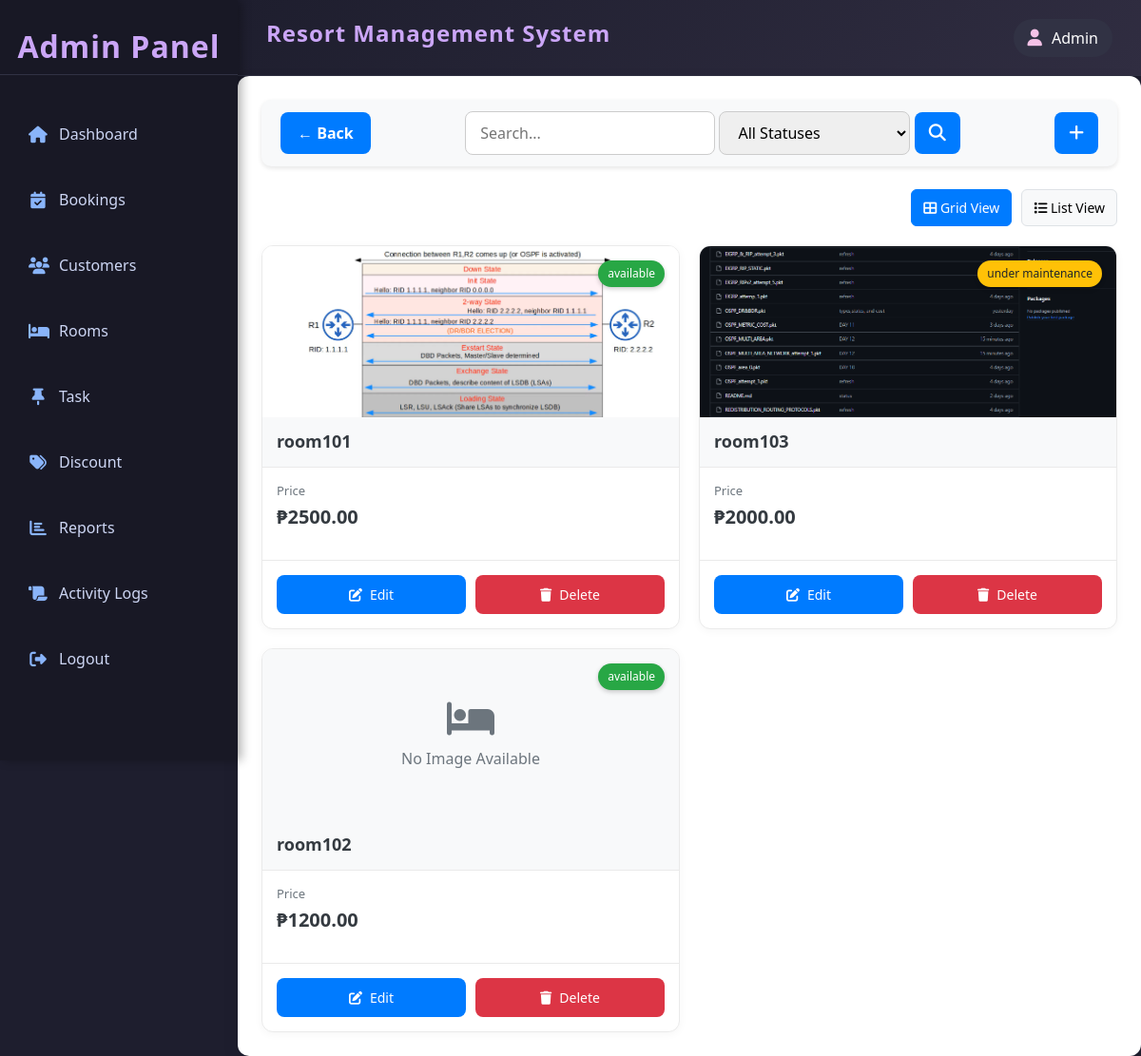
Page /admin/rooms/index.php (signed in) on the earlier database version.
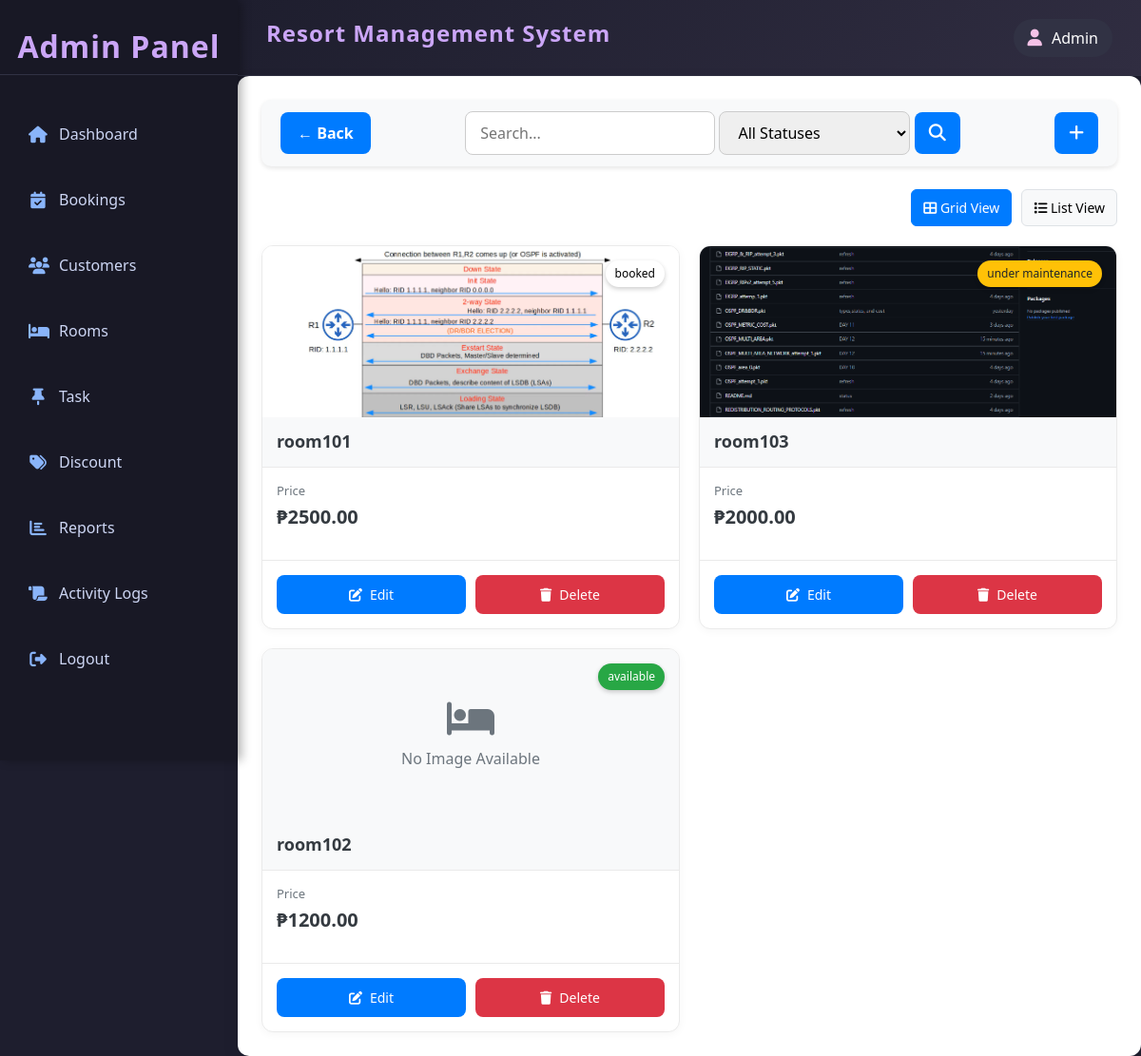
Same page on the later database version.
### tables this page shows
CREATE TABLE IF NOT EXISTS `room` (
  `room_id` int(11) NOT NULL AUTO_INCREMENT,
  `room_code` varchar(50) NOT NULL,
  `room_type` enum('standard','premium','deluxe') NOT NULL,
  `room_status` enum('available','booked','under maintenance') NOT NULL,
  `description` text NOT NULL,
  `price` decimal(10,2) NOT NULL,
  `created_at` timestamp NOT NULL DEFAULT current_timestamp(),
  `updated_at` timestamp NOT NULL DEFAULT current_timestamp(),
  PRIMARY KEY (`room_id`),
  UNIQUE KEY `room_ code` (`room_code`)
);

CREATE TABLE IF NOT EXISTS `room_gallery` (
  `room_id` int(11) NOT NULL,
  `room_img` varchar(255) NOT NULL,
  `created_at` timestamp NOT NULL DEFAULT current_timestamp(),
  UNIQUE KEY `room_img` (`room_img`),
  KEY `galley_room_fk` (`room_id`)
);

### admin/rooms/index.php (the view, shortened to what this page needs)
<?php
include('../../resources/database/config.php');
include ('../includes/template.php');
?>
<div class="content" style="color:black;">
    <?php
    include ('filter.php'); ?>
    <div class="view-toggle">
        <button class="toggle-btn active" onclick="toggleView('grid')" id="gridBtn">
            <i class="fas fa-th-large"></i> Grid View
        </button>
        <button class="toggle-btn" onclick="toggleView('list')" id="listBtn">
            <i class="fas fa-list"></i> List View
        </button>
    </div>
    <div class="room-card-container" id="gridView">
        <?php
        mysqli_data_seek($result, 0);
        while($row=mysqli_fetch_assoc($result)){
            $statusClass = strtolower($row['room_status']);
            $rimg="SELECT * FROM room_gallery WHERE room_id={$row['room_id']} LIMIT 1";
            $rimg_result=mysqli_query($conn,$rimg);
            $rimg_row=mysqli_fetch_assoc($rimg_result);
            if($row['discounted_price'] > 0) {
                $priceDisplay = "₱{$row['discounted_price']}";
                $discountDisplay = "<span class='discount'>{$row['discount_percentage']}% Off</span>";
            } else {
                $priceDisplay = "₱{$row['price']}";
                $discountDisplay = "";
            }
            $roomImage = "../../resources/assets/room_images/{$rimg_row['room_img']}";
            $defaultImage = "../../assets/images/room-placeholder.jpg";
            $imagePath = file_exists($roomImage) ? $roomImage : $defaultImage;
            $hasImage = file_exists($roomImage) || file_exists($defaultImage);
        ?>
        <div class="room-card <?php echo $statusClass; ?>">
            <div class="room-image">
                <?php if($hasImage): ?>
                    <img src="<?php echo $imagePath; ?>" alt="<?php echo $row['room_code']; ?>">
                <?php else: ?>
                    <div class="no-image">
                        <div class="text-center">
                            <i class="fas fa-bed"></i><br>
                            No Image Available
                        </div>
                    </div>
                <?php endif; ?>
                <div class="status-indicator"><?php echo $row['room_status']; ?></div>
            </div>
            <div class="room-header">
                <h3 class="room-code"><?php echo $row['room_code']; ?></h3>
            </div>
            <div class="room-content">
                <div class="price-container">
                    <div class="price-label">Price</div>
                    <div class="price"><?php echo $priceDisplay; ?> <?php echo $discountDisplay; ?></div>
                </div>
            </div>
            <div class="room-actions">
                <a href='edit.php?id=<?php echo $row['room_id']; ?>' class='btn btn-primary'>
                    <i class='fas fa-edit'></i> Edit
                </a>
                <a href='delete.php?id=<?php echo $row['room_id']; ?>&index_click=true' class='btn btn-danger'>
                    <i class='fas fa-trash'></i> Delete
                </a>
            </div>
        </div>
        <?php } ?>
    </div>
</div>

Differences in the rows shown:
changed room "room101": room_status "available" → "booked"
